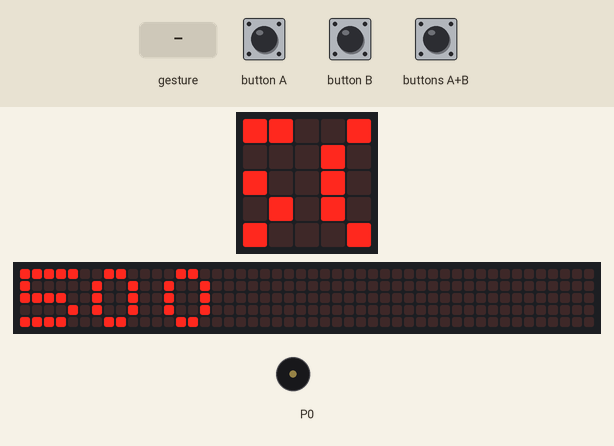
Simulated run of this program. Board: BBC micro:bit (MakeCode). Shown: the board's 5×5 LED display, a strip that is not on the board, showing the scrolling text unrolled, buzzer (waves = sounding). The inputs (shaded band) are chosen by the test bench. A tilt is held for 1.5 s and a shake lasts 1 s, then the board lies face up again; the 48×5 strip is a reading aid, not a part: it shows the text the display is scrolling, unrolled, one strip-width of it at a time.

Above: at 1.27 s.
1.3 s: button A pressed for 0.15 s
At 1.73 s:
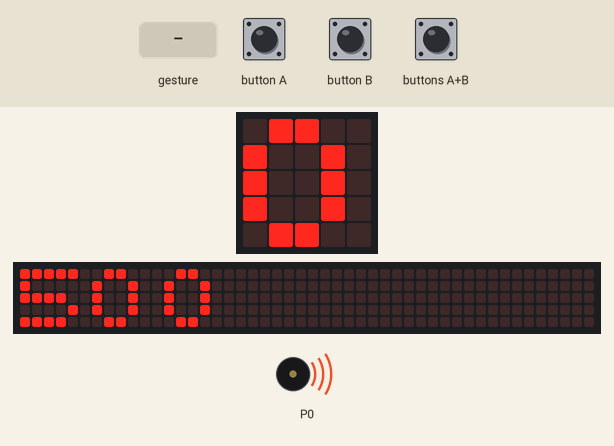
2.0 s: button B pressed for 0.15 s
2.7 s: gesture 'shake'
At 4.0 s:
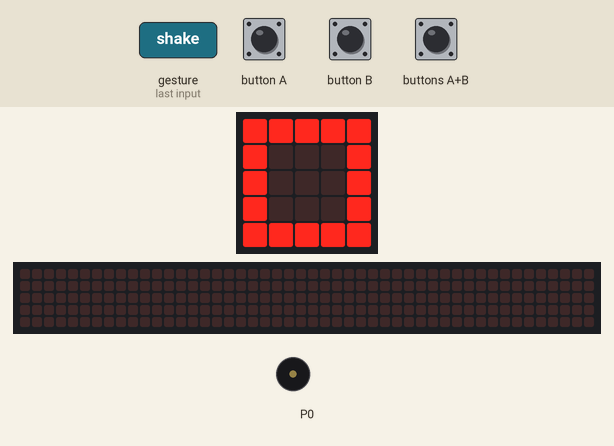
At 4.5 s:
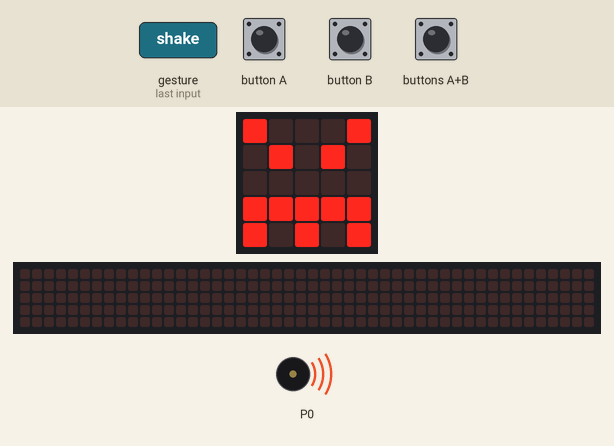
5.7 s: buttons A+B pressed for 0.15 s
6.4 s: button A pressed for 0.15 s
Timing chart, 0 to 18.9 s (numbered marks = the images above; inputs shaded):
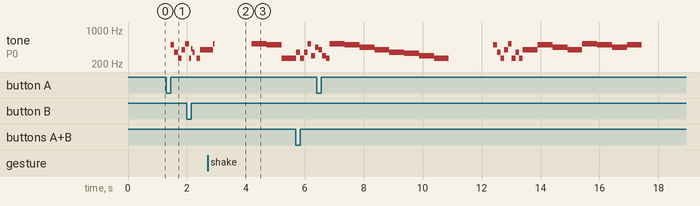

Measured:
- after the input at 1.3 s, tone on P0: plays 494 Hz for 0.13 s, 349 Hz for 0.13 s, 262 Hz for 0.13 s, 392 Hz for 0.13 s, 523 Hz for 0.05 s, starting after 0.15 s
- after the input at 2.7 s, the display: first differs from a run without the input after 0.90 s (image 2)
- what the display in image 2 shows lasts 0.6 s, from 3.6 s to 4.2 s

The program:

main.ts
```typescript
input.onGesture(Gesture.Shake, function () {
    music.playMelody("C5 G C5 C5 C E A C5 ", 30000120)
    basic.showIcon(IconNames.Square)
    music.playTone(311, music.beat(BeatFraction.Sixteenth))
    music.playMelody("C5 B C F E D A G ", 120)
    basic.showLeds(`
        # . # . #
        . # # # .
        # # # # #
        . # # # .
        # . # . #
        `)
})
input.onButtonPressed(Button.AB, function () {
    music.playMelody("C F C5 D A G D C ", 500)
    music.playMelody("C5 B A G F E D C ", 120)
    basic.showLeds(`
        # # # # #
        # # # # .
        . . # # .
        . . # # .
        . . # # .
        `)
})
input.onButtonPressed(Button.A, function () {
    music.playMelody("B F C G C5 C F C ", 500)
    music.playMelody("G B A G C5 B A B ", 120)
    basic.showLeds(`
        . # . # .
        . . . . .
        . # # # .
        # # # # #
        . # # # .
        `)
})
input.onButtonPressed(Button.B, function () {
    music.playTone(415, music.beat(BeatFraction.Whole))
    basic.showString("Fox la la la")
    basic.showLeds(`
        . # . # .
        . . . . .
        . # # # .
        # . . . #
        . . . . .
        `)
})
basic.forever(function () {
    basic.showNumber(500)
    basic.showIcon(IconNames.Angry)
    basic.showString("Fox rta")
})
```

test.ts
```typescript
// οι δοκιμές πηγαίνουν εδώ, δεν θα γίνει εκτέλεση όταν αυτό το πακέτο χρησιμοποιηθεί ως επέκταση.
```
